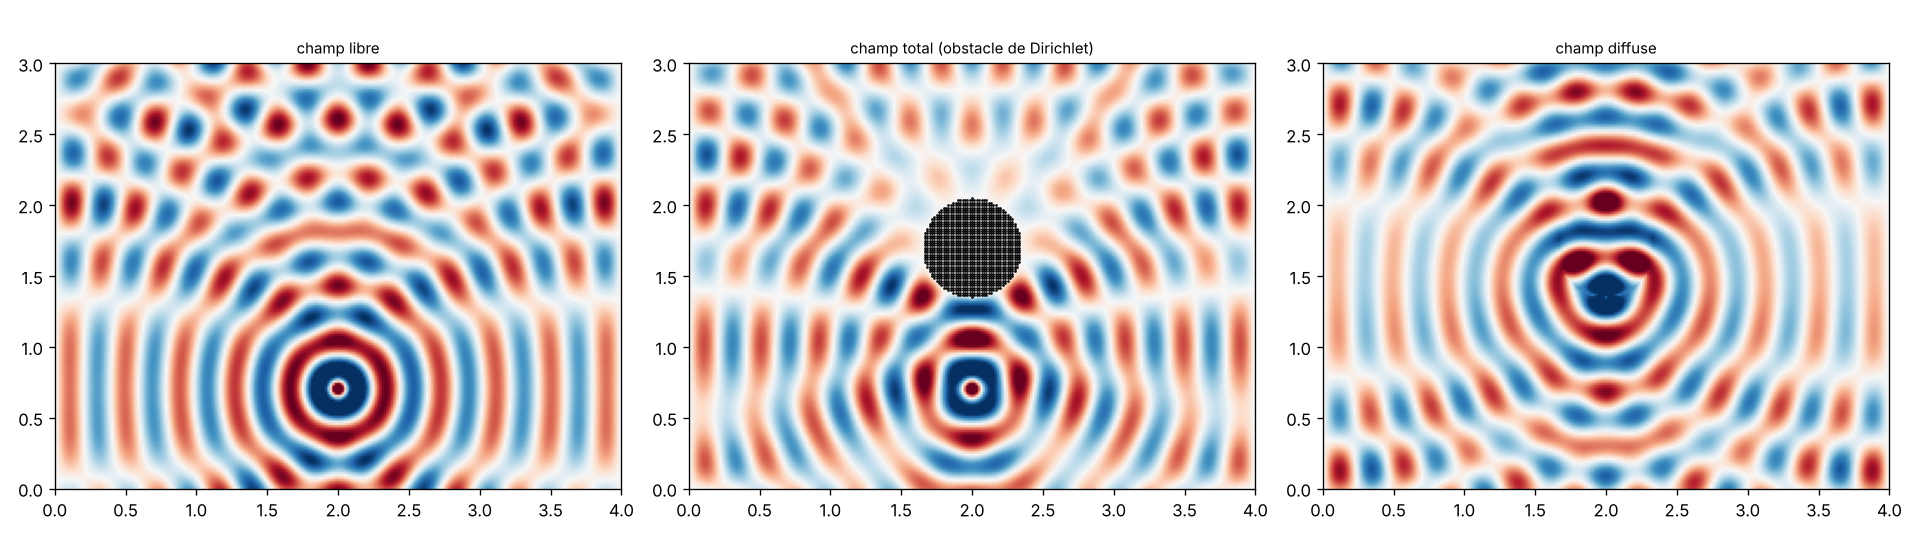

Python code for this plot:
"""Diffusion par un obstacle conducteur (Dirichlet) en guide ouvert : capacite embarquee, une seule resolution."""
import time, numpy as np, matplotlib; matplotlib.use("Agg"); import matplotlib.pyplot as plt
import gueye as gy
from gueye import recipes

pb = gy.problem(size=(4.0, 3.0), cells=(240, 180), k=16.0, bc=[("D", "D"), ("P", "P")])
src = (2.0, 0.7)
t0 = time.perf_counter()
tot, (Sy, Sx) = recipes.dirichlet_obstacle(pb, src, lambda x, y: np.hypot(x - 2.0, y - 1.7) < 0.35)
print(f"{len(Sy)} noeuds d'obstacle, calcul total : {time.perf_counter() - t0:.2f} s")
free = pb.green(src)
fig, ax = plt.subplots(1, 3, figsize=(16, 4.6))
for a_, g, nm in zip(ax, (free, tot, tot - free), ("champ libre", "champ total (obstacle de Dirichlet)", "champ diffuse")):
    v = np.percentile(np.abs(g.real), 99); a_.imshow(g.real, origin="lower", extent=[0, 4, 0, 3], cmap="RdBu_r", vmin=-v, vmax=v); a_.set_title(nm, fontsize=9)
ax[1].plot(pb.axes[0][Sx], pb.axes[1][Sy], "k.", ms=1.2)
plt.tight_layout(); plt.savefig("ex3_obstacle.png", dpi=120)
